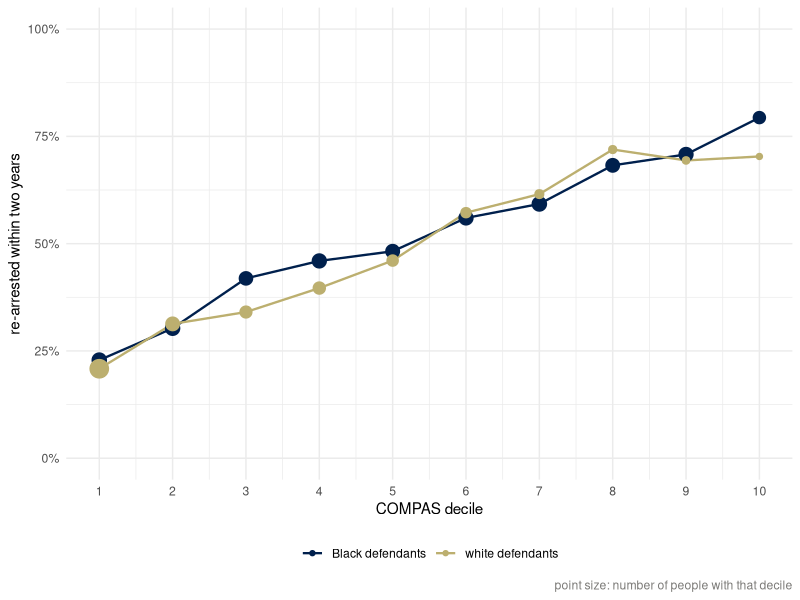
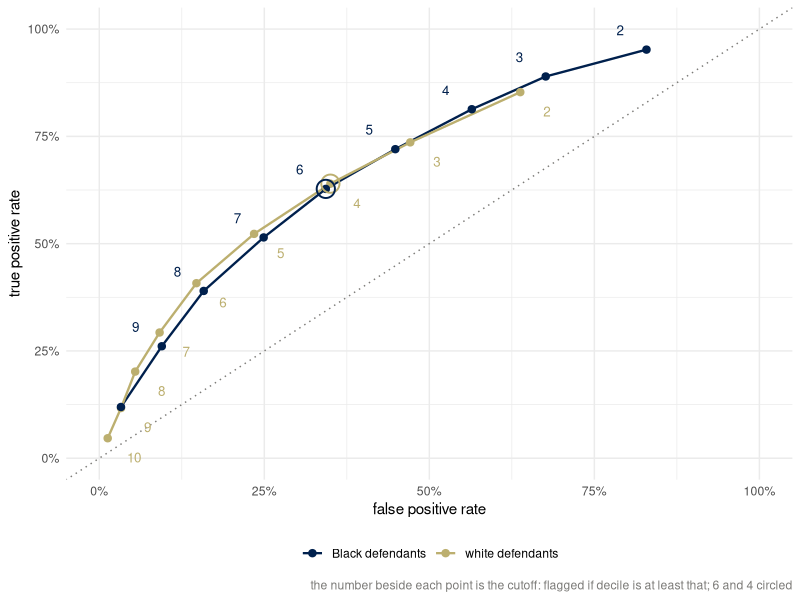

R code for these plots, in order:
## ---- chunk 1
library(ggplot2)
library(dplyr)
theme_set(theme_minimal())
set.seed(313)
# cividis: viridisLite::cividis(9)[c(1, 3, 5, 6, 7, 9)]
navy <- "#00204D"; slate <- "#414D6B"; cgray <- "#7C7B78"; khaki <- "#9B9477"; gold <- "#BCAF6F"; yellow <- "#FFEA46"
two <- c(navy, gold)               # the two groups, wherever there are two

# COMPAS, Broward County, Florida: the people in ProPublica's two-year file
# (compas-scores-two-years.csv, github.com/propublica/compas-analysis, 7,214 rows) whose
# race is recorded as African-American or Caucasian (6,150), counted by decile score and
# by whether they were re-arrested within two years. Counts only; no row-level data.
counts <- read.csv("../../files/compas_counts.csv") |>
  mutate(group = factor(race, levels = c("African-American", "Caucasian"),
                        labels = c("Black defendants", "white defendants")))
rates_at <- function(thr) {
  counts |>
    group_by(group) |>
    summarize(total = sum(n),           # not named n: later lines index the count column n
              p = sum(n[two_year_recid == 1]) / total,
              FPR = sum(n[decile >= thr & two_year_recid == 0]) / sum(n[two_year_recid == 0]),
              FNR = sum(n[decile <  thr & two_year_recid == 1]) / sum(n[two_year_recid == 1]),
              TPR = 1 - FNR,
              PPV = sum(n[decile >= thr & two_year_recid == 1]) / sum(n[decile >= thr]),
              NPV = sum(n[decile <  thr & two_year_recid == 0]) / sum(n[decile <  thr]),
              flagged = sum(n[decile >= thr]) / total,
              .groups = "drop") |>
    rename(n = total) |>
    mutate(threshold = thr)
}
at5 <- rates_at(5)
sweep <- bind_rows(lapply(1:10, rates_at))
pct <- function(x) sprintf("%.0f%%", 100 * x)
pct1 <- function(x) sprintf("%.1f%%", 100 * x)
odds <- function(p) p / (1 - p)
## ---- chunk 2
at5 |>
  transmute(` ` = as.character(group), n = format(n, big.mark = ","),
            `re-arrested within 2 years` = pct1(p), flagged = pct1(flagged),
            FPR = pct1(FPR), FNR = pct1(FNR), PPV = pct1(PPV), NPV = pct1(NPV)) |>
  knitr::kable(align = "lrrrrrrr")
## ---- chunk 3
counts |>
  group_by(group, decile) |>
  summarize(total = sum(n), rate = sum(n[two_year_recid == 1]) / total, .groups = "drop") |>
  ggplot(aes(decile, rate, color = group)) +
  geom_line(linewidth = 0.8) +
  geom_point(aes(size = total)) +
  scale_color_manual(values = two, name = NULL) +
  scale_size_area(max_size = 6, guide = "none") +
  scale_x_continuous(breaks = 1:10) +
  scale_y_continuous(labels = scales::percent_format(accuracy = 1), limits = c(0, 1)) +
  labs(x = "COMPAS decile", y = "re-arrested within two years",
       caption = "point size: number of people with that decile") +
  theme(legend.position = "bottom", plot.caption = element_text(color = cgray))
## ---- chunk 4
# labels offset on opposite sides of the two curves; the pair 6 (Black) and 4 (white) circled
rocl <- sweep |>
  filter(threshold >= 2) |>
  mutate(nx = ifelse(group == "Black defendants", -0.04, 0.04),
         ny = ifelse(group == "Black defendants", 0.045, -0.045))
pair64 <- filter(rocl, (group == "Black defendants" & threshold == 6) | (group == "white defendants" & threshold == 4))
## ---- chunk 5
sweep |>
  filter(threshold >= 2) |>
  ggplot(aes(FPR, TPR, color = group)) +
  geom_abline(intercept = 0, slope = 1, linetype = "dotted", color = cgray) +
  geom_line(linewidth = 0.8) +
  geom_point(size = 2.2) +
  geom_point(data = pair64, shape = 21, size = 5.5, stroke = 1, fill = NA, show.legend = FALSE) +
  geom_text(data = rocl, aes(x = FPR + nx, y = TPR + ny, label = threshold), size = 3.4, show.legend = FALSE) +
  scale_color_manual(values = two, name = NULL) +
  scale_x_continuous(labels = scales::percent_format(accuracy = 1), limits = c(0, 1)) +
  scale_y_continuous(labels = scales::percent_format(accuracy = 1), limits = c(0, 1)) +
  labs(x = "false positive rate", y = "true positive rate",
       caption = "the number beside each point is the cutoff: flagged if decile is at least that; 6 and 4 circled") +
  theme(legend.position = "bottom", plot.caption = element_text(color = cgray))
